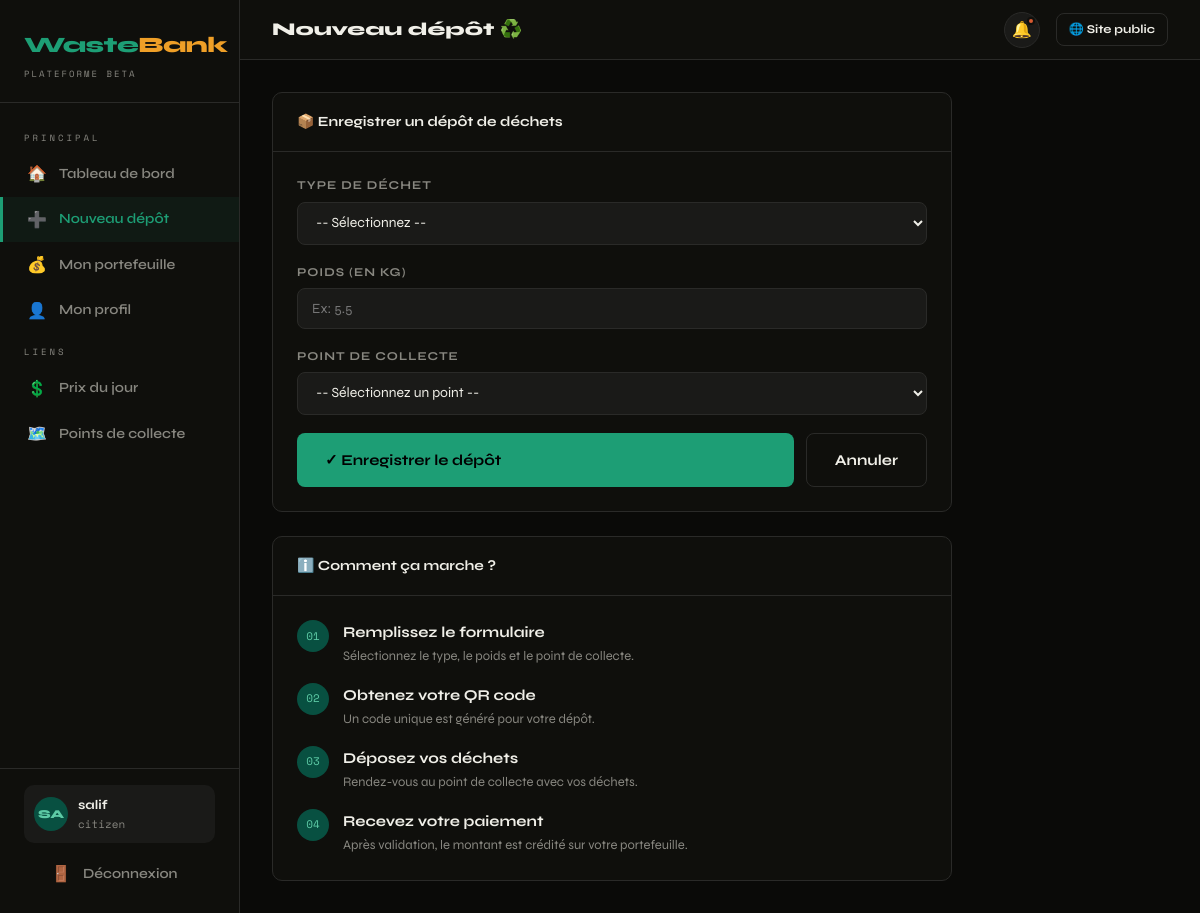
Screenshot of /dashboard/deposit/new (signed in) with the database file from the repository.
### tables this page shows
CREATE TABLE users (
            id          INTEGER PRIMARY KEY AUTOINCREMENT,
            name        TEXT NOT NULL,
            email       TEXT UNIQUE NOT NULL,
            phone       TEXT UNIQUE,
            password    TEXT NOT NULL,
            role        TEXT NOT NULL DEFAULT 'citizen',  -- citizen | collector | admin
            city        TEXT DEFAULT 'Dakar',
            balance     REAL DEFAULT 0.0,
            points      INTEGER DEFAULT 0,
            avatar      TEXT,
            created_at  TEXT DEFAULT (datetime('now')),
            active      INTEGER DEFAULT 1
        );

### routes/dashboard.py (the view, shortened to what this page needs)
@dash_bp.route("/deposit/new", methods=["GET", "POST"])
@login_required
def new_deposit():
    db = get_db()
    uid = session["user_id"]
    waste_types = db.execute("SELECT * FROM waste_types WHERE active=1").fetchall()
    collection_points = db.execute("SELECT * FROM collection_points WHERE active=1").fetchall()
    return render_template("dashboard/new_deposit.html",
        waste_types=waste_types, collection_points=collection_points)

### models/db.py (called while the page is built)
def get_db():
    if "db" not in g:
        g.db = sqlite3.connect(
            current_app.config["DATABASE"],
            detect_types=sqlite3.PARSE_DECLTYPES,
        )
        g.db.row_factory = sqlite3.Row
        g.db.execute("PRAGMA foreign_keys = ON")
    return g.db

### routes/auth.py (called while the page is built)
def login_required(f):
    from functools import wraps
    @wraps(f)
    def decorated(*args, **kwargs):
        if "user_id" not in session:
            flash("Connectez-vous pour accéder à cette page.", "warning")
            return redirect(url_for("auth.login"))
        return f(*args, **kwargs)
    return decorated

### templates/dashboard/new_deposit.html (shortened to what this page needs)
{% extends "dashboard/layout.html" %}
{% block page_title %}Nouveau dépôt ♻️{% endblock %}
{% block content %}
<div style="max-width:680px;">
  <div class="card">
    <div class="card-header">
      <span class="card-title">📦 Enregistrer un dépôt de déchets</span>
    </div>
    <div class="card-body">
      <form method="POST" id="depositForm">
        <div class="form-group">
          <label>Type de déchet</label>
          <select name="waste_type_id" id="wasteSelect" required onchange="updatePrice()">
            <option value="">-- Sélectionnez --</option>
          </select>
        </div>
        <div class="form-group">
          <label>Poids (en kg)</label>
          <input type="number" name="weight_kg" id="weightInput" placeholder="Ex: 5.5"
                 step="0.1" min="0.1" required oninput="calcTotal()">
        </div>
        <div class="form-group">
          <label>Point de collecte</label>
          <select name="point_id" required>
            <option value="">-- Sélectionnez un point --</option>
          </select>
        </div>
        <div style="display:flex;gap:12px;margin-top:8px;">
          <button type="submit" class="btn btn-primary btn-lg" style="flex:1;">
            ✓ Enregistrer le dépôt
          </button>
          <a href="{{ url_for('dash.home') }}" class="btn btn-outline btn-lg">Annuler</a>
        </div>
      </form>
    </div>
  </div>
  <div class="card mt-3">
    <div class="card-header"><span class="card-title">ℹ️ Comment ça marche ?</span></div>
    <div class="card-body">
      <div style="display:flex;flex-direction:column;gap:16px;">
        {% for step, title, desc in [
          ('01','Remplissez le formulaire','Sélectionnez le type, le poids et le point de collecte.'),
          ('02','Obtenez votre QR code','Un code unique est généré pour votre dépôt.'),
          ('03','Déposez vos déchets','Rendez-vous au point de collecte avec vos déchets.'),
          ('04','Recevez votre paiement','Après validation, le montant est crédité sur votre portefeuille.')
        ] %}
        <div style="display:flex;gap:14px;align-items:flex-start;">
          <div style="width:32px;height:32px;border-radius:50%;background:var(--green-dark);color:var(--green-light);display:flex;align-items:center;justify-content:center;font-family:'Space Mono',monospace;font-size:11px;flex-shrink:0;">{{ step }}</div>
          <div>
            <div style="font-weight:700;margin-bottom:2px;">{{ title }}</div>
            <div style="font-size:13px;color:var(--muted);">{{ desc }}</div>
          </div>
        </div>
        {% endfor %}
      </div>
    </div>
  </div>
</div>
{% endblock %}

### templates/dashboard/layout.html (shortened to what this page needs)
{% extends "base.html" %}
{% block body %}
<div class="app-layout">
  <aside class="sidebar" id="sidebar">
    <div class="sidebar-logo">
      <div class="logo-text"><span class="logo-waste">Waste</span><span class="logo-bank">Bank</span></div>
      <div style="font-family:'Space Mono',monospace;font-size:9px;color:var(--muted);letter-spacing:2px;margin-top:4px;">PLATEFORME BETA</div>
    </div>
    <nav class="sidebar-nav">
      <div class="nav-section-label">Principal</div>
      <a href="{{ url_for('dash.home') }}" class="nav-item {% if request.endpoint == 'dash.home' %}active{% endif %}">
        <span class="nav-icon">🏠</span> Tableau de bord
      </a>
      <a href="{{ url_for('dash.new_deposit') }}" class="nav-item {% if request.endpoint == 'dash.new_deposit' %}active{% endif %}">
        <span class="nav-icon">➕</span> Nouveau dépôt
      </a>
      <a href="{{ url_for('dash.wallet') }}" class="nav-item {% if request.endpoint == 'dash.wallet' %}active{% endif %}">
        <span class="nav-icon">💰</span> Mon portefeuille
      </a>
      <a href="{{ url_for('dash.profile') }}" class="nav-item {% if request.endpoint == 'dash.profile' %}active{% endif %}">
        <span class="nav-icon">👤</span> Mon profil
      </a>
      <div class="nav-section-label">Liens</div>
      <a href="{{ url_for('public.prices') }}" class="nav-item">
        <span class="nav-icon">💲</span> Prix du jour
      </a>
      <a href="{{ url_for('public.points_map') }}" class="nav-item">
        <span class="nav-icon">🗺️</span> Points de collecte
      </a>
    </nav>
    <div class="sidebar-footer">
      {% if current_user %}
      <div class="user-chip">
        <div class="avatar">{{ current_user['name'][:2].upper() }}</div>
        <div class="user-info">
          <div class="name">{{ current_user['name'].split()[0] }}</div>
          <div class="role">{{ current_user['role'] }}</div>
        </div>
      </div>
      <a href="{{ url_for('auth.logout') }}" class="nav-item" style="margin-top:8px;border-radius:8px;">
        <span class="nav-icon">🚪</span> Déconnexion
      </a>
      {% endif %}
    </div>
  </aside>
  <div class="main-content">
    <header class="topbar">
      <div style="display:flex;align-items:center;gap:12px;">
        <h1 class="page-title">{% block page_title %}{% endblock %}</h1>
      </div>
      <div class="topbar-right">
        {% if current_user %}
        <button class="btn-icon has-notif" id="notifBtn" title="Notifications" onclick="markNotifRead()">🔔</button>
        {% endif %}
        <a href="{{ url_for('public.index') }}" class="btn btn-outline btn-sm">🌐 Site public</a>
      </div>
    </header>
    <div class="content-area">
      {% block content %}{% endblock %}
    </div>
  </div>
</div>
{% endblock %}

### rows the page displays
users: name "SA", name "salif", role "citizen"

### other values shown
{{ step }} "01" "02" "03" "04"
{{ title }} "Remplissez le formulaire" "Obtenez votre QR code" "Déposez vos déchets" "Recevez votre paiement"
{{ desc }} "Sélectionnez le type, le poids et le point de collecte." "Un code unique est généré pour votre dépôt." "Rendez-vous au point de collecte avec vos déchets." "Après validation, le montant est crédité sur votre portefeuille."
